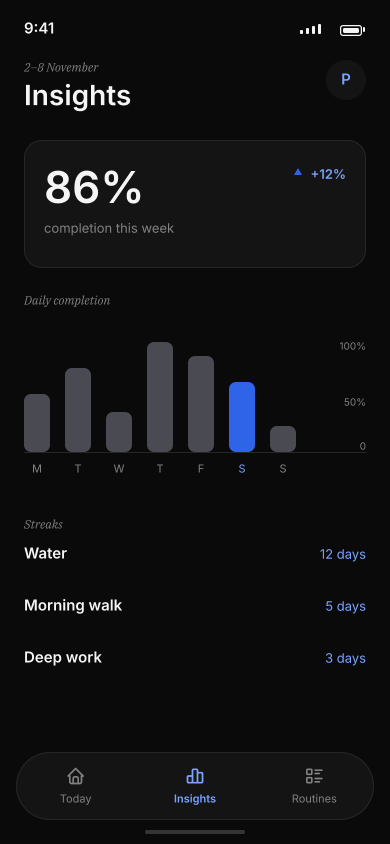
#> input picture design/archive/renders/06-insights.png, 780 x 1688 px, found by its file name (shown at 1/2 size)
$ python m42.py
#> lines starting #> are read from the running program, lines starting #| are printed output that depends on the picture; after the words box and inside, x2 and y2 are one past the last pixel; in counts of white or black regions, pixels touching at a corner belong together
from PIL import Image
import numpy as np
base = 'D:/Apps/projects/habit_tracker/design/renders/'
im = np.array(Image.open(base + '06-insights.png').convert('RGB')).astype(int)
ink = (np.abs(im - 10).max(axis=2) > 4)
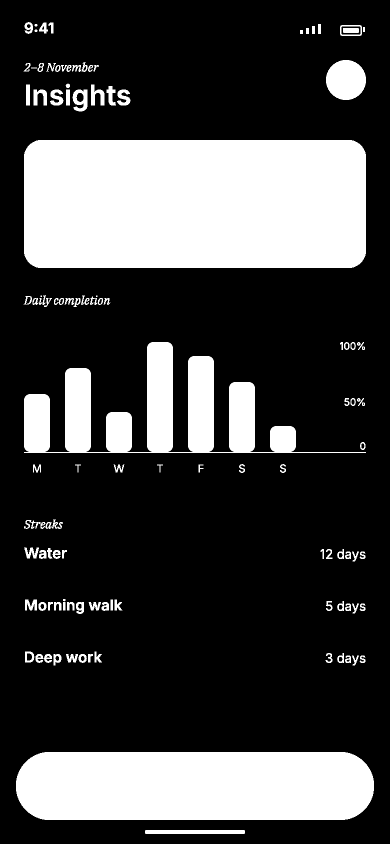
#> ink: shape (1688, 780) bool (shown at 1/2 size); 26% white; 113 white regions (2 under 20 px), largest, box (x1, y1, x2, y2) and area: (48, 280, 732, 536) 174072, (32, 1504, 748, 1640) 93560, (48, 684, 732, 906) 50752

def bb(y0, y1, x0, x1):
#> called with y0 = 670, y1 = 720, x0 = 660, x1 = 760
    s = ink[y0:y1, x0:x1]
#> s: shape (50, 100) bool; 7.3% white in thin lines or dots, all inside (x1, y1, x2, y2) = (20, 14, 70, 30)
    ys, xs = np.where(s)
#> ys = 363 values from 14 to 29; xs = 363 values, max 69 at index 249, min 20 at index 43, mean 43.79
    if len(xs) == 0:
        return None
    return (int(x0+xs.min()), int(y0+ys.min()), int(x0+xs.max()), int(y0+ys.max()))

print('100%', bb(670, 720, 660, 760))
print('50%', bb(780, 830, 660, 760))
#> call 2 of bb, with y0 = 780, y1 = 830, x0 = 660, x1 = 760
#> in bb (call 2), `s = ink[y0:y1, x0:x1]`:
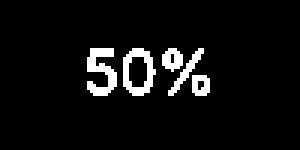
#> s: shape (50, 100) bool (shown 3 times larger); 6% white in thin lines or dots, all inside (x1, y1, x2, y2) = (29, 16, 70, 32)
#> in bb (call 2), `ys, xs = np.where(s)`: ys = 300 values from 16 to 31; xs = 300 values, max 69 at index 200, min 29 at index 65, mean 48.03
print('0', bb(870, 915, 690, 760))
#> call 3 of bb, with y0 = 870, y1 = 915, x0 = 690, x1 = 760
#> in bb (call 3), `s = ink[y0:y1, x0:x1]`:
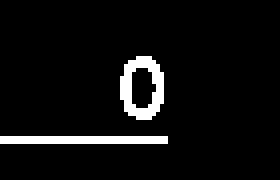
#> s: shape (45, 70) bool (shown 4 times larger); 5.7% white in thin lines or dots, all inside (x1, y1, x2, y2) = (0, 14, 42, 36)
#> in bb (call 3), `ys, xs = np.where(s)`: ys = 180 values from 14 to 35; xs = 180 values, max 41 at index 137, min 0 at index 96, mean 28.28
print('bars top', bb(660, 900, 40, 620))
#> call 4 of bb, with y0 = 660, y1 = 900, x0 = 40, x1 = 620
#> in bb (call 4), `s = ink[y0:y1, x0:x1]`:
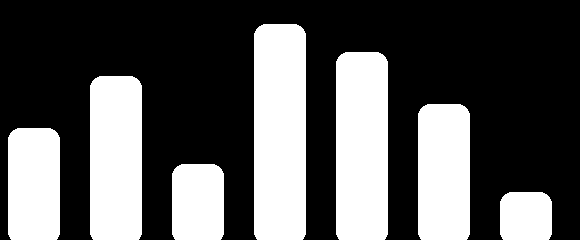
#> s: shape (240, 580) bool; 34.7% white; 7 white regions, largest, box (x1, y1, x2, y2) and area: (254, 24, 306, 240) 11146, (336, 52, 388, 240) 9690, (90, 76, 142, 240) 8442
# per-bar tops
for x0, x1 in [(45, 105), (130, 190), (215, 275), (300, 360), (385, 445), (450, 515), (525, 595)]:
    b = bb(660, 905, x0, x1)
    print('bar', x0, b)
#> this loop made 7 passes
#> (x0, x1, b) on passes 1 to 7: (45, 105, (48, 788, 104, 904)), (130, 190, (130, 736, 189, 904)), (215, 275, (215, 824, 274, 904)), (300, 360, (300, 684, 359, 904)), (385, 445, (385, 712, 444, 904)), (450, 515, (450, 764, 514, 904)), (525, 595, (525, 852, 594, 904))
#| bar 45 (48, 788, 104, 904)
#| bar 130 (130, 736, 189, 904)
#| bar 215 (215, 824, 274, 904)
#| bar 300 (300, 684, 359, 904)
#| bar 385 (385, 712, 444, 904)
#| bar 450 (450, 764, 514, 904)
#| bar 525 (525, 852, 594, 904)
#> pass 1, in bb (call 5), `s = ink[y0:y1, x0:x1]`:
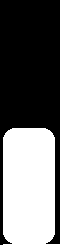
#> s: shape (245, 60) bool; 40.5% white; 1 white region, box (x1, y1, x2, y2) and area: (3, 128, 60, 245) 5953
#> pass 2, in bb (call 6), `s = ink[y0:y1, x0:x1]`:
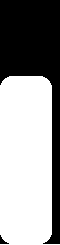
#> s: shape (245, 60) bool; 58.9% white; 2 black regions, box (x1, y1, x2, y2) and area: (0, 0, 60, 244) 6006, (0, 235, 9, 244) 34
#> pass 3, in bb (call 7), `s = ink[y0:y1, x0:x1]`:
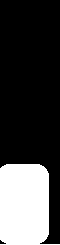
#> s: shape (245, 60) bool; 26.4% white; 1 white region, box (x1, y1, x2, y2) and area: (0, 164, 60, 245) 3886

$ run again, with design/archive/renders/01-today.png copied over design/archive/renders/06-insights.png
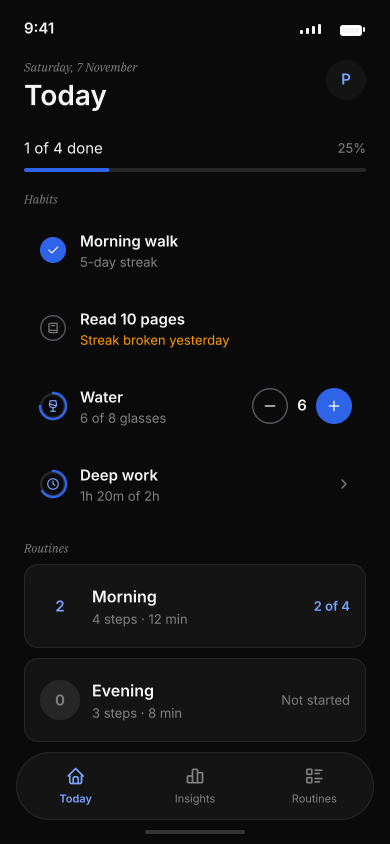
#> input picture design/archive/renders/01-today.png, 780 x 1688 px, found by its file name (shown at 1/2 size)
#> `ink = (np.abs(im - 10).max(axis=2) > 4)`:
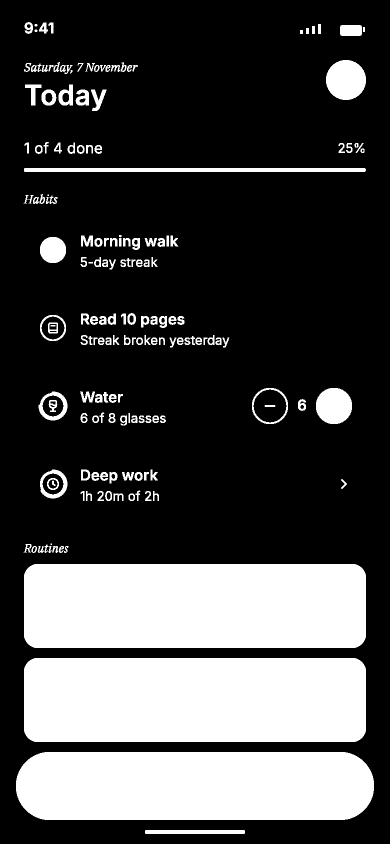
#> ink: shape (1688, 780) bool (shown at 1/2 size); 27.9% white; 169 white regions (2 under 20 px), largest, box (x1, y1, x2, y2) and area: (48, 1128, 732, 1296) 114288, (48, 1316, 732, 1484) 114288, (32, 1504, 748, 1640) 93560
#> s: shape (50, 100) bool; every value is 0
#> ys = empty array
#> s: shape (50, 100) bool; 40.3% white; 1 white region, box (x1, y1, x2, y2) and area: (0, 0, 44, 50) 2016
#> s: shape (45, 70) bool; every value is 0
#> s: shape (240, 580) bool; 5.5% white; 44 white regions, largest, box (x1, y1, x2, y2) and area: (37, 123, 95, 181) 1201, (464, 116, 536, 188) 844, (120, 123, 150, 145) 366
#> the loop `for x0, x1 in [(45, 105), (130, 190), (215, 275), (300, 360), (385, 44..` made 7 passes
#> (x0, x1, b) on passes 1 to 7: (45, 105, (77, 660, 104, 840)), (130, 190, (130, 660, 189, 845)), (215, 275, (215, 670, 274, 850)), (300, 360, (300, 675, 359, 845)), (385, 445, (385, 670, 442, 689)), (450, 515, (450, 675, 514, 837)), (525, 595, (525, 776, 575, 847))
#> (printed output is left out)
#> pass 3, in bb (call 7), `s = ink[y0:y1, x0:x1]`:
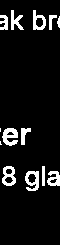
#> s: shape (245, 60) bool; 8.6% white; 13 white regions (2 under 20 px), largest, box (x1, y1, x2, y2) and area: (2, 128, 18, 146) 188, (25, 171, 39, 191) 173, (2, 166, 16, 186) 164
